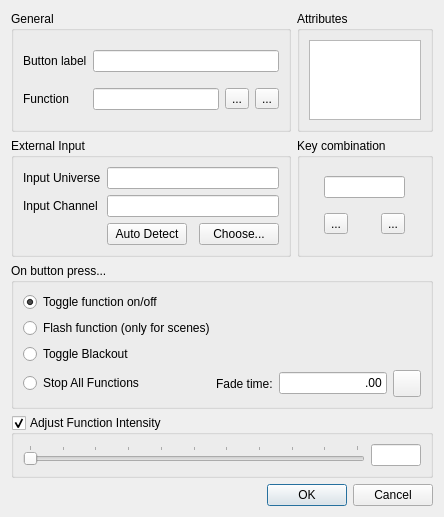
<?xml version="1.0" encoding="UTF-8"?>
<ui version="4.0">
 <class>VCButtonProperties</class>
 <widget class="QDialog" name="VCButtonProperties">
  <property name="geometry">
   <rect>
    <x>0</x>
    <y>0</y>
    <width>444</width>
    <height>517</height>
   </rect>
  </property>
  <property name="windowTitle">
   <string>Button properties</string>
  </property>
  <layout class="QGridLayout" name="gridLayout">
   <item row="8" column="0" colspan="2">
    <widget class="QDialogButtonBox" name="m_buttonBox">
     <property name="orientation">
      <enum>Qt::Horizontal</enum>
     </property>
     <property name="standardButtons">
      <set>QDialogButtonBox::Cancel|QDialogButtonBox::Ok</set>
     </property>
    </widget>
   </item>
   <item row="6" column="0" colspan="2">
    <widget class="QGroupBox" name="groupBox_4">
     <property name="title">
      <string>On button press...</string>
     </property>
     <layout class="QVBoxLayout">
      <item>
       <widget class="QRadioButton" name="m_toggle">
        <property name="toolTip">
         <string>Toggle the assigned function on/off with this button</string>
        </property>
        <property name="text">
         <string>Toggle function on/off</string>
        </property>
        <property name="checked">
         <bool>true</bool>
        </property>
       </widget>
      </item>
      <item>
       <widget class="QRadioButton" name="m_flash">
        <property name="toolTip">
         <string>Flash the assigned function with this button</string>
        </property>
        <property name="text">
         <string>Flash function (only for scenes)</string>
        </property>
       </widget>
      </item>
      <item>
       <widget class="QRadioButton" name="m_blackout">
        <property name="text">
         <string>Toggle Blackout</string>
        </property>
       </widget>
      </item>
      <item>
       <layout class="QHBoxLayout" name="horizontalLayout_2">
        <item>
         <widget class="QRadioButton" name="m_stopAll">
          <property name="sizePolicy">
           <sizepolicy hsizetype="MinimumExpanding" vsizetype="Fixed">
            <horstretch>0</horstretch>
            <verstretch>0</verstretch>
           </sizepolicy>
          </property>
          <property name="text">
           <string>Stop All Functions</string>
          </property>
         </widget>
        </item>
        <item>
         <widget class="QLabel" name="m_safFadeLabel">
          <property name="text">
           <string>Fade time:</string>
          </property>
         </widget>
        </item>
        <item>
         <widget class="QLineEdit" name="m_fadeOutEdit">
          <property name="sizePolicy">
           <sizepolicy hsizetype="Minimum" vsizetype="Fixed">
            <horstretch>0</horstretch>
            <verstretch>0</verstretch>
           </sizepolicy>
          </property>
          <property name="text">
           <string notr="true">.00</string>
          </property>
          <property name="alignment">
           <set>Qt::AlignRight|Qt::AlignTrailing|Qt::AlignVCenter</set>
          </property>
         </widget>
        </item>
        <item>
         <widget class="QToolButton" name="m_speedDialButton">
          <property name="icon">
           <iconset resource="qlcui.qrc">
            <normaloff>:/speed.png</normaloff>:/speed.png</iconset>
          </property>
          <property name="iconSize">
           <size>
            <width>20</width>
            <height>20</height>
           </size>
          </property>
          <property name="checkable">
           <bool>true</bool>
          </property>
         </widget>
        </item>
       </layout>
      </item>
     </layout>
    </widget>
   </item>
   <item row="1" column="1">
    <widget class="QGroupBox" name="groupBox_2">
     <property name="title">
      <string>Key combination</string>
     </property>
     <layout class="QGridLayout" name="gridLayout_2">
      <property name="leftMargin">
       <number>3</number>
      </property>
      <property name="topMargin">
       <number>9</number>
      </property>
      <property name="rightMargin">
       <number>3</number>
      </property>
      <property name="horizontalSpacing">
       <number>12</number>
      </property>
      <item row="1" column="2">
       <widget class="QToolButton" name="m_detachKey">
        <property name="toolTip">
         <string>Remove the button's keyboard shortcut key</string>
        </property>
        <property name="text">
         <string notr="true">...</string>
        </property>
        <property name="icon">
         <iconset resource="qlcui.qrc">
          <normaloff>:/fileclose.png</normaloff>:/fileclose.png</iconset>
        </property>
        <property name="iconSize">
         <size>
          <width>32</width>
          <height>32</height>
         </size>
        </property>
       </widget>
      </item>
      <item row="1" column="1">
       <widget class="QToolButton" name="m_attachKey">
        <property name="toolTip">
         <string>Set a key combination for this button</string>
        </property>
        <property name="text">
         <string notr="true">...</string>
        </property>
        <property name="icon">
         <iconset resource="qlcui.qrc">
          <normaloff>:/key_bindings.png</normaloff>:/key_bindings.png</iconset>
        </property>
        <property name="iconSize">
         <size>
          <width>32</width>
          <height>32</height>
         </size>
        </property>
       </widget>
      </item>
      <item row="0" column="1" colspan="2">
       <widget class="QLineEdit" name="m_keyEdit">
        <property name="toolTip">
         <string>Keyboard combination that toggles this button</string>
        </property>
        <property name="readOnly">
         <bool>true</bool>
        </property>
       </widget>
      </item>
     </layout>
    </widget>
   </item>
   <item row="7" column="0" colspan="2">
    <widget class="QGroupBox" name="m_intensityGroup">
     <property name="toolTip">
      <string>Adjust function intensity when it is running</string>
     </property>
     <property name="title">
      <string>Adjust Function Intensity</string>
     </property>
     <property name="checkable">
      <bool>true</bool>
     </property>
     <layout class="QHBoxLayout" name="horizontalLayout">
      <item>
       <widget class="QSlider" name="m_intensitySlider">
        <property name="sizePolicy">
         <sizepolicy hsizetype="MinimumExpanding" vsizetype="Fixed">
          <horstretch>1</horstretch>
          <verstretch>0</verstretch>
         </sizepolicy>
        </property>
        <property name="toolTip">
         <string>Function's adjusted intensity percentage when run</string>
        </property>
        <property name="minimum">
         <number>0</number>
        </property>
        <property name="maximum">
         <number>100</number>
        </property>
        <property name="orientation">
         <enum>Qt::Horizontal</enum>
        </property>
        <property name="invertedAppearance">
         <bool>false</bool>
        </property>
        <property name="invertedControls">
         <bool>false</bool>
        </property>
        <property name="tickPosition">
         <enum>QSlider::TicksAbove</enum>
        </property>
        <property name="tickInterval">
         <number>10</number>
        </property>
       </widget>
      </item>
      <item>
       <widget class="QLineEdit" name="m_intensityEdit">
        <property name="sizePolicy">
         <sizepolicy hsizetype="Fixed" vsizetype="Fixed">
          <horstretch>0</horstretch>
          <verstretch>0</verstretch>
         </sizepolicy>
        </property>
        <property name="maximumSize">
         <size>
          <width>50</width>
          <height>16777215</height>
         </size>
        </property>
        <property name="maxLength">
         <number>4</number>
        </property>
       </widget>
      </item>
     </layout>
    </widget>
   </item>
   <item row="0" column="1">
    <widget class="QGroupBox" name="groupBox">
     <property name="title">
      <string>Attributes</string>
     </property>
     <layout class="QVBoxLayout" name="verticalLayout_2">
      <item>
       <widget class="QListWidget" name="m_attributesList"/>
      </item>
     </layout>
    </widget>
   </item>
   <item row="1" column="0">
    <widget class="QGroupBox" name="groupBox_3">
     <property name="title">
      <string>External Input</string>
     </property>
     <layout class="QGridLayout" name="gridLayoutExternalInput">
      <item row="0" column="0">
       <widget class="QLabel" name="label_4">
        <property name="text">
         <string>Input Universe</string>
        </property>
       </widget>
      </item>
      <item row="1" column="0">
       <widget class="QLabel" name="label_5">
        <property name="text">
         <string>Input Channel</string>
        </property>
       </widget>
      </item>
      <item row="2" column="3">
       <widget class="QPushButton" name="m_chooseInputButton">
        <property name="sizePolicy">
         <sizepolicy hsizetype="Maximum" vsizetype="Fixed">
          <horstretch>0</horstretch>
          <verstretch>0</verstretch>
         </sizepolicy>
        </property>
        <property name="toolTip">
         <string>Choose an external input universe &amp; channel that this button should listen to.</string>
        </property>
        <property name="text">
         <string>Choose...</string>
        </property>
       </widget>
      </item>
      <item row="2" column="1">
       <widget class="QPushButton" name="m_autoDetectInputButton">
        <property name="toolTip">
         <string>When toggled, you can click an external button to assign it to this virtual console button.</string>
        </property>
        <property name="text">
         <string>Auto Detect</string>
        </property>
        <property name="checkable">
         <bool>true</bool>
        </property>
        <property name="checked">
         <bool>false</bool>
        </property>
        <property name="flat">
         <bool>false</bool>
        </property>
       </widget>
      </item>
      <item row="1" column="1" colspan="3">
       <widget class="QLineEdit" name="m_inputChannelEdit">
        <property name="toolTip">
         <string>The particular input channel within the input universe that sends data to this widget</string>
        </property>
        <property name="readOnly">
         <bool>true</bool>
        </property>
       </widget>
      </item>
      <item row="0" column="1" colspan="3">
       <widget class="QLineEdit" name="m_inputUniverseEdit">
        <property name="toolTip">
         <string>The input universe that sends data to this widget</string>
        </property>
        <property name="readOnly">
         <bool>true</bool>
        </property>
       </widget>
      </item>
     </layout>
    </widget>
   </item>
   <item row="0" column="0">
    <widget class="QGroupBox" name="m_generalGroup">
     <property name="title">
      <string>General</string>
     </property>
     <layout class="QGridLayout" name="gridLayoutGeneral">
      <item row="0" column="0">
       <widget class="QLabel" name="m_nameLabel">
        <property name="text">
         <string>Button label</string>
        </property>
       </widget>
      </item>
      <item row="0" column="1" colspan="3">
       <widget class="QLineEdit" name="m_nameEdit">
        <property name="toolTip">
         <string>Text to display on the button</string>
        </property>
       </widget>
      </item>
      <item row="1" column="0">
       <widget class="QLabel" name="m_functionLabel">
        <property name="text">
         <string>Function</string>
        </property>
       </widget>
      </item>
      <item row="1" column="1">
       <widget class="QLineEdit" name="m_functionEdit">
        <property name="toolTip">
         <string>The function that this button controls</string>
        </property>
        <property name="readOnly">
         <bool>true</bool>
        </property>
       </widget>
      </item>
      <item row="1" column="2">
       <widget class="QToolButton" name="m_attachFunction">
        <property name="toolTip">
         <string>Attach a function to this button</string>
        </property>
        <property name="text">
         <string notr="true">...</string>
        </property>
        <property name="icon">
         <iconset resource="qlcui.qrc">
          <normaloff>:/attach.png</normaloff>:/attach.png</iconset>
        </property>
        <property name="iconSize">
         <size>
          <width>32</width>
          <height>32</height>
         </size>
        </property>
       </widget>
      </item>
      <item row="1" column="3">
       <widget class="QToolButton" name="m_detachFunction">
        <property name="toolTip">
         <string>Detach the button's function attachment</string>
        </property>
        <property name="text">
         <string notr="true">...</string>
        </property>
        <property name="icon">
         <iconset resource="qlcui.qrc">
          <normaloff>:/detach.png</normaloff>:/detach.png</iconset>
        </property>
        <property name="iconSize">
         <size>
          <width>32</width>
          <height>32</height>
         </size>
        </property>
       </widget>
      </item>
     </layout>
    </widget>
   </item>
  </layout>
 </widget>
 <resources>
  <include location="qlcui.qrc"/>
  <include location="qlcui.qrc"/>
 </resources>
 <connections>
  <connection>
   <sender>m_buttonBox</sender>
   <signal>accepted()</signal>
   <receiver>VCButtonProperties</receiver>
   <slot>accept()</slot>
   <hints>
    <hint type="sourcelabel">
     <x>248</x>
     <y>254</y>
    </hint>
    <hint type="destinationlabel">
     <x>157</x>
     <y>274</y>
    </hint>
   </hints>
  </connection>
  <connection>
   <sender>m_buttonBox</sender>
   <signal>rejected()</signal>
   <receiver>VCButtonProperties</receiver>
   <slot>reject()</slot>
   <hints>
    <hint type="sourcelabel">
     <x>316</x>
     <y>260</y>
    </hint>
    <hint type="destinationlabel">
     <x>286</x>
     <y>274</y>
    </hint>
   </hints>
  </connection>
 </connections>
</ui>
